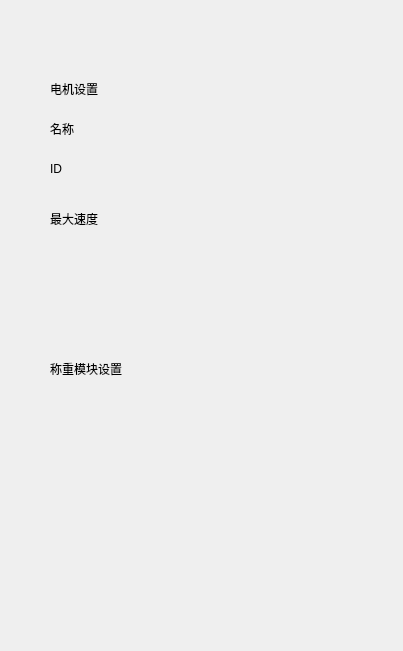
<?xml version="1.0" encoding="UTF-8"?>
<ui version="4.0">
 <class>setui</class>
 <widget class="QWidget" name="setui">
  <property name="geometry">
   <rect>
    <x>0</x>
    <y>0</y>
    <width>403</width>
    <height>651</height>
   </rect>
  </property>
  <property name="windowTitle">
   <string>Form</string>
  </property>
  <widget class="QLabel" name="label">
   <property name="geometry">
    <rect>
     <x>50</x>
     <y>120</y>
     <width>81</width>
     <height>18</height>
    </rect>
   </property>
   <property name="text">
    <string>名称</string>
   </property>
  </widget>
  <widget class="QLabel" name="label_2">
   <property name="geometry">
    <rect>
     <x>50</x>
     <y>160</y>
     <width>81</width>
     <height>18</height>
    </rect>
   </property>
   <property name="text">
    <string>ID</string>
   </property>
  </widget>
  <widget class="QLabel" name="label_3">
   <property name="geometry">
    <rect>
     <x>50</x>
     <y>210</y>
     <width>81</width>
     <height>18</height>
    </rect>
   </property>
   <property name="text">
    <string>最大速度</string>
   </property>
  </widget>
  <widget class="QLabel" name="label_4">
   <property name="geometry">
    <rect>
     <x>50</x>
     <y>80</y>
     <width>81</width>
     <height>18</height>
    </rect>
   </property>
   <property name="text">
    <string>电机设置</string>
   </property>
  </widget>
  <widget class="QLabel" name="label_5">
   <property name="geometry">
    <rect>
     <x>50</x>
     <y>360</y>
     <width>121</width>
     <height>18</height>
    </rect>
   </property>
   <property name="text">
    <string>称重模块设置</string>
   </property>
  </widget>
 </widget>
 <resources/>
 <connections/>
</ui>
